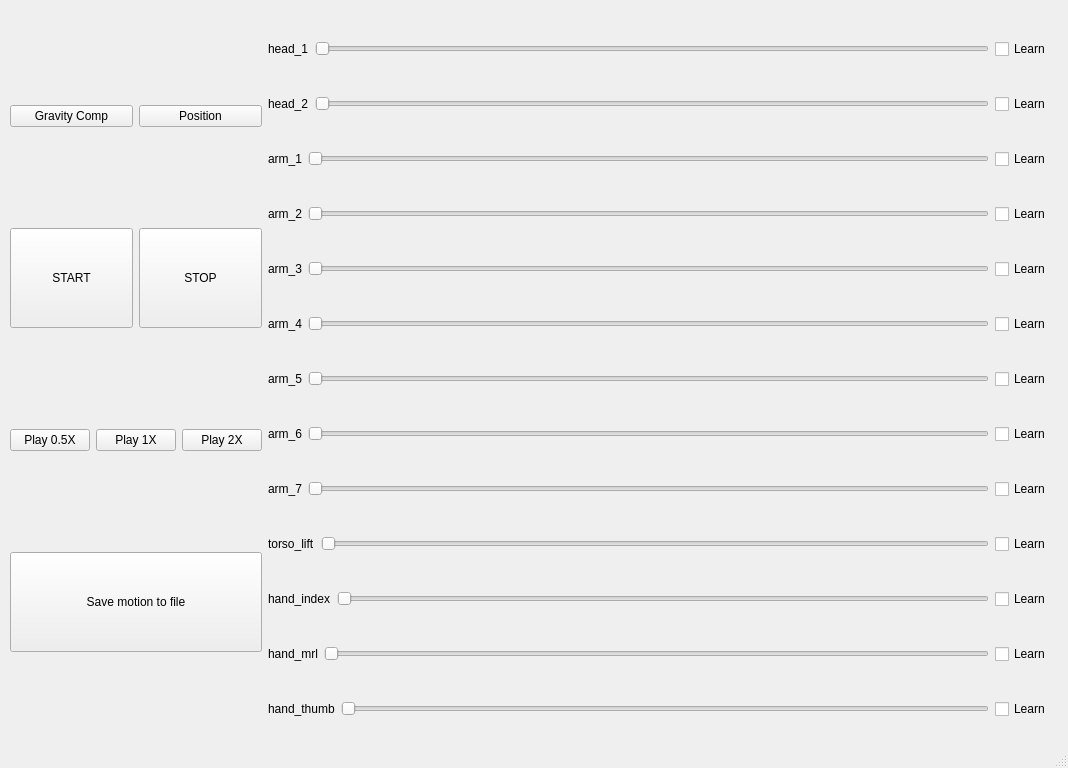
<?xml version="1.0" encoding="UTF-8"?>
<ui version="4.0">
 <class>LearningGUI</class>
 <widget class="QMainWindow" name="LearningGUI">
  <property name="geometry">
   <rect>
    <x>0</x>
    <y>0</y>
    <width>1068</width>
    <height>768</height>
   </rect>
  </property>
  <property name="windowTitle">
   <string>Learning GUI</string>
  </property>
  <widget class="QWidget" name="centralwidget">
   <widget class="QWidget" name="horizontalLayoutWidget">
    <property name="geometry">
     <rect>
      <x>10</x>
      <y>10</y>
      <width>1041</width>
      <height>741</height>
     </rect>
    </property>
    <layout class="QHBoxLayout" name="horizontalLayout">
     <item>
      <layout class="QVBoxLayout" name="col2">
       <item>
        <layout class="QHBoxLayout" name="horizontalLayout_2">
         <item>
          <widget class="QPushButton" name="gravity_b">
           <property name="text">
            <string>Gravity Comp</string>
           </property>
          </widget>
         </item>
         <item>
          <widget class="QPushButton" name="position_b">
           <property name="text">
            <string>Position</string>
           </property>
          </widget>
         </item>
        </layout>
       </item>
       <item>
        <layout class="QHBoxLayout" name="horizontalLayout_3">
         <item>
          <widget class="QPushButton" name="start_b">
           <property name="minimumSize">
            <size>
             <width>0</width>
             <height>100</height>
            </size>
           </property>
           <property name="text">
            <string>START</string>
           </property>
          </widget>
         </item>
         <item>
          <widget class="QPushButton" name="stop_b">
           <property name="minimumSize">
            <size>
             <width>0</width>
             <height>100</height>
            </size>
           </property>
           <property name="text">
            <string>STOP</string>
           </property>
          </widget>
         </item>
        </layout>
       </item>
       <item>
        <layout class="QHBoxLayout" name="horizontalLayout_4">
         <item>
          <widget class="QPushButton" name="play_2_b">
           <property name="text">
            <string>Play 0.5X</string>
           </property>
          </widget>
         </item>
         <item>
          <widget class="QPushButton" name="play_05_b">
           <property name="text">
            <string>Play 1X</string>
           </property>
          </widget>
         </item>
         <item>
          <widget class="QPushButton" name="play_1_b">
           <property name="text">
            <string>Play 2X</string>
           </property>
          </widget>
         </item>
        </layout>
       </item>
       <item>
        <layout class="QHBoxLayout" name="horizontalLayout_5">
         <item>
          <widget class="QPushButton" name="save_b">
           <property name="minimumSize">
            <size>
             <width>0</width>
             <height>100</height>
            </size>
           </property>
           <property name="text">
            <string>Save motion to file</string>
           </property>
          </widget>
         </item>
        </layout>
       </item>
      </layout>
     </item>
     <item>
      <layout class="QVBoxLayout" name="col1">
       <item>
        <layout class="QHBoxLayout" name="row0">
         <item>
          <widget class="QLabel" name="head_1_l">
           <property name="text">
            <string>head_1</string>
           </property>
          </widget>
         </item>
         <item>
          <widget class="QSlider" name="head_1_slider">
           <property name="orientation">
            <enum>Qt::Horizontal</enum>
           </property>
          </widget>
         </item>
         <item>
          <widget class="QCheckBox" name="head_1_cb">
           <property name="text">
            <string>Learn</string>
           </property>
          </widget>
         </item>
        </layout>
       </item>
       <item>
        <layout class="QHBoxLayout" name="row1">
         <item>
          <widget class="QLabel" name="head_2_l">
           <property name="text">
            <string>head_2</string>
           </property>
          </widget>
         </item>
         <item>
          <widget class="QSlider" name="head_2_slider">
           <property name="orientation">
            <enum>Qt::Horizontal</enum>
           </property>
          </widget>
         </item>
         <item>
          <widget class="QCheckBox" name="head_2_cb">
           <property name="text">
            <string>Learn</string>
           </property>
          </widget>
         </item>
        </layout>
       </item>
       <item>
        <layout class="QHBoxLayout" name="row2">
         <item>
          <widget class="QLabel" name="arm_1_l">
           <property name="text">
            <string>arm_1</string>
           </property>
          </widget>
         </item>
         <item>
          <widget class="QSlider" name="arm_1_slider">
           <property name="orientation">
            <enum>Qt::Horizontal</enum>
           </property>
          </widget>
         </item>
         <item>
          <widget class="QCheckBox" name="arm_1_cb">
           <property name="text">
            <string>Learn</string>
           </property>
          </widget>
         </item>
        </layout>
       </item>
       <item>
        <layout class="QHBoxLayout" name="row3">
         <item>
          <widget class="QLabel" name="arm_2_l">
           <property name="text">
            <string>arm_2</string>
           </property>
          </widget>
         </item>
         <item>
          <widget class="QSlider" name="arm_2_slider">
           <property name="orientation">
            <enum>Qt::Horizontal</enum>
           </property>
          </widget>
         </item>
         <item>
          <widget class="QCheckBox" name="arm_2_cb">
           <property name="text">
            <string>Learn</string>
           </property>
          </widget>
         </item>
        </layout>
       </item>
       <item>
        <layout class="QHBoxLayout" name="row4">
         <item>
          <widget class="QLabel" name="arm_3_l">
           <property name="text">
            <string>arm_3</string>
           </property>
          </widget>
         </item>
         <item>
          <widget class="QSlider" name="arm_3_slider">
           <property name="orientation">
            <enum>Qt::Horizontal</enum>
           </property>
          </widget>
         </item>
         <item>
          <widget class="QCheckBox" name="arm_3_cb">
           <property name="text">
            <string>Learn</string>
           </property>
          </widget>
         </item>
        </layout>
       </item>
       <item>
        <layout class="QHBoxLayout" name="row5">
         <item>
          <widget class="QLabel" name="arm_4_l">
           <property name="text">
            <string>arm_4</string>
           </property>
          </widget>
         </item>
         <item>
          <widget class="QSlider" name="arm_4_slider">
           <property name="orientation">
            <enum>Qt::Horizontal</enum>
           </property>
          </widget>
         </item>
         <item>
          <widget class="QCheckBox" name="arm_4_cb">
           <property name="text">
            <string>Learn</string>
           </property>
          </widget>
         </item>
        </layout>
       </item>
       <item>
        <layout class="QHBoxLayout" name="row6">
         <item>
          <widget class="QLabel" name="arm_5_l">
           <property name="text">
            <string>arm_5</string>
           </property>
          </widget>
         </item>
         <item>
          <widget class="QSlider" name="arm_5_slider">
           <property name="orientation">
            <enum>Qt::Horizontal</enum>
           </property>
          </widget>
         </item>
         <item>
          <widget class="QCheckBox" name="arm_5_cb">
           <property name="text">
            <string>Learn</string>
           </property>
          </widget>
         </item>
        </layout>
       </item>
       <item>
        <layout class="QHBoxLayout" name="row7">
         <item>
          <widget class="QLabel" name="arm_6_l">
           <property name="text">
            <string>arm_6</string>
           </property>
          </widget>
         </item>
         <item>
          <widget class="QSlider" name="arm_6_slider">
           <property name="orientation">
            <enum>Qt::Horizontal</enum>
           </property>
          </widget>
         </item>
         <item>
          <widget class="QCheckBox" name="arm_6_cb">
           <property name="text">
            <string>Learn</string>
           </property>
          </widget>
         </item>
        </layout>
       </item>
       <item>
        <layout class="QHBoxLayout" name="row8">
         <item>
          <widget class="QLabel" name="arm_7_l">
           <property name="text">
            <string>arm_7</string>
           </property>
          </widget>
         </item>
         <item>
          <widget class="QSlider" name="arm_7_slider">
           <property name="orientation">
            <enum>Qt::Horizontal</enum>
           </property>
          </widget>
         </item>
         <item>
          <widget class="QCheckBox" name="arm_7_cb">
           <property name="text">
            <string>Learn</string>
           </property>
          </widget>
         </item>
        </layout>
       </item>
       <item>
        <layout class="QHBoxLayout" name="row9">
         <item>
          <widget class="QLabel" name="torso_lift_l">
           <property name="text">
            <string>torso_lift</string>
           </property>
          </widget>
         </item>
         <item>
          <widget class="QSlider" name="torso_lift_slider">
           <property name="orientation">
            <enum>Qt::Horizontal</enum>
           </property>
          </widget>
         </item>
         <item>
          <widget class="QCheckBox" name="torso_lift_cb">
           <property name="text">
            <string>Learn</string>
           </property>
          </widget>
         </item>
        </layout>
       </item>
       <item>
        <layout class="QHBoxLayout" name="row10">
         <item>
          <widget class="QLabel" name="hand_index_l">
           <property name="text">
            <string>hand_index</string>
           </property>
          </widget>
         </item>
         <item>
          <widget class="QSlider" name="hand_index_slider">
           <property name="orientation">
            <enum>Qt::Horizontal</enum>
           </property>
          </widget>
         </item>
         <item>
          <widget class="QCheckBox" name="hand_index_cb">
           <property name="text">
            <string>Learn</string>
           </property>
          </widget>
         </item>
        </layout>
       </item>
       <item>
        <layout class="QHBoxLayout" name="row11">
         <item>
          <widget class="QLabel" name="hand_mrl_l">
           <property name="text">
            <string>hand_mrl</string>
           </property>
          </widget>
         </item>
         <item>
          <widget class="QSlider" name="hand_mrl_slider">
           <property name="orientation">
            <enum>Qt::Horizontal</enum>
           </property>
          </widget>
         </item>
         <item>
          <widget class="QCheckBox" name="hand_mrl_cb">
           <property name="text">
            <string>Learn</string>
           </property>
          </widget>
         </item>
        </layout>
       </item>
       <item>
        <layout class="QHBoxLayout" name="row12">
         <item>
          <widget class="QLabel" name="hand_thumb_l">
           <property name="text">
            <string>hand_thumb</string>
           </property>
          </widget>
         </item>
         <item>
          <widget class="QSlider" name="hand_thumb_slider">
           <property name="orientation">
            <enum>Qt::Horizontal</enum>
           </property>
          </widget>
         </item>
         <item>
          <widget class="QCheckBox" name="hand_thumb_cb">
           <property name="text">
            <string>Learn</string>
           </property>
          </widget>
         </item>
        </layout>
       </item>
      </layout>
     </item>
    </layout>
   </widget>
  </widget>
  <widget class="QStatusBar" name="statusbar"/>
 </widget>
 <resources/>
 <connections/>
</ui>
